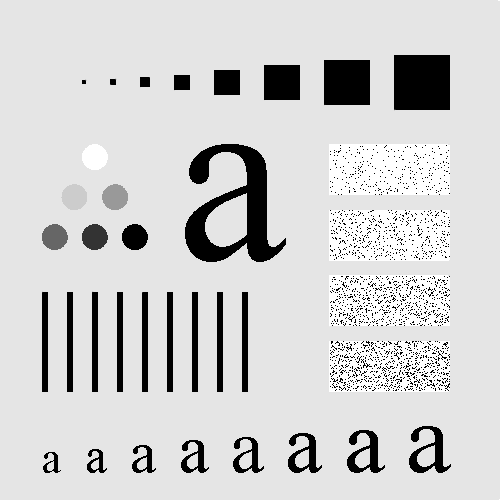
#> input picture Question 4/pattern.tif, 500 x 500 px
$ jupyter execute 4C.ipynb
#> lines starting #> are read from the running program, lines starting #| are printed output that depends on the picture
#> further down, original_image is the input picture: shape (500, 500); min 0, max 255, mean 207.4
# Question 4C
Take grayscale image of size $512\times512$, add some Gaussian noise and Perform edge detection of given the noise and clean image using ideal and Gaussian high pass filters in frequency domain.

[cell 1]
import numpy as np
import matplotlib.pyplot as plt
from PIL import Image

[cell 2]
def add_gaussian_noise(image, mean=0, std=1):
#> called with mean = 0, std = 125
    noise = np.random.normal(mean, std, image.shape)
    noisy_image = image+noise
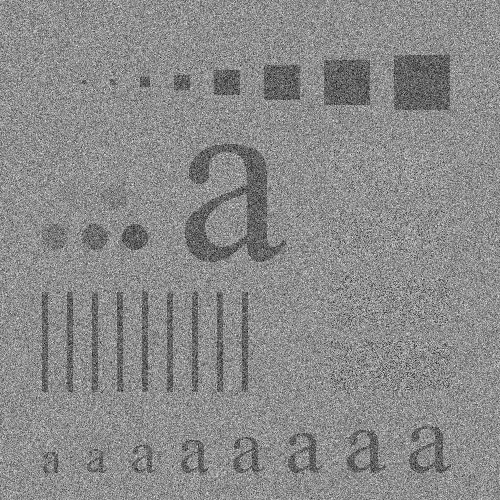
#> noisy_image: shape (500, 500) float64; min -491.2, max 790.7, mean 207.6; drawn with min black and max white
    noisy_image = np.clip(noisy_image, 0, 255)
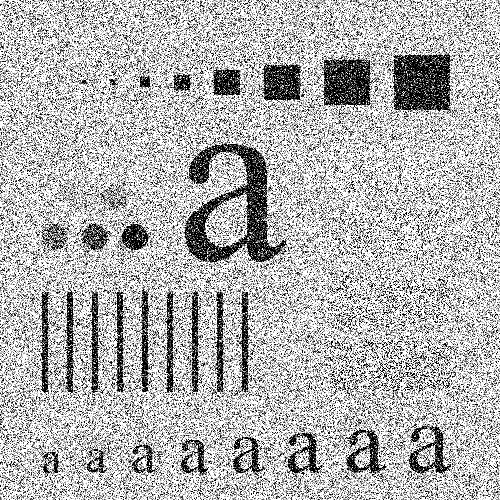
#> noisy_image: shape (500, 500) float64; min 0, max 255, mean 179
    return noisy_image.astype(np.uint8)

### Gaussian High Pass Filter
If $D_0$ is the *cutoff frequency*, $H(u,v)$ is the output pixel of frequency domain image, $D(u,v)$ is the distance betwwen a point $(u,v)$ in the frequency domain and the center of the frequency rectangle, $P$ is the height and $Q$ is the width, then
$$H(u,v) = 1-e^{-D^2(u,v)/2{D_0}^2}$$

Where,
$$D(u,v) = \sqrt{[(u-P/2)^2 + (v-Q/2)^2]}$$

[cell 3]
def gaussian_high_pass_filter(image , cutt_off_frequecny):
#> called with cutt_off_frequecny = 30
    height, width = image.shape
#> height = 500; width = 500
    my_filter  = np.zeros(image.shape, dtype=np.float32)

    frequncy_domain_image = np.fft.fft2(image)
    frequncy_domain_image = np.fft.fftshift(frequncy_domain_image)
    d0 = cutt_off_frequecny


    for i in range(height):
        for j in range(width):
            d = np.sqrt((i-height/2)**2 + (j-width/2)**2)
            my_filter[i, j] = 1 - np.exp(-d**2/(2*d0**2))
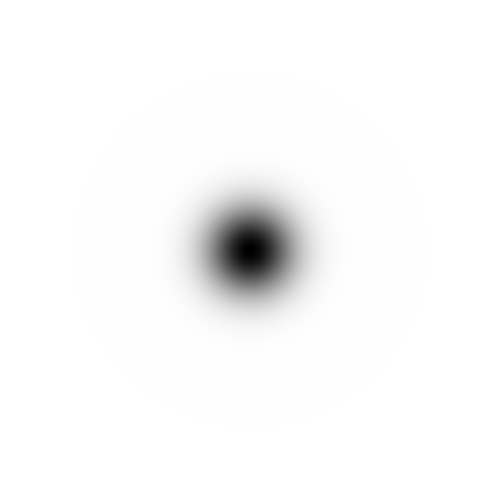
#> my_filter: shape (500, 500) float32; min 0, max 1, mean 0.977

    filtered_image = frequncy_domain_image * my_filter

    filtered_image = np.fft.fftshift(filtered_image)
    filtered_image = np.abs(np.fft.ifft2(filtered_image))
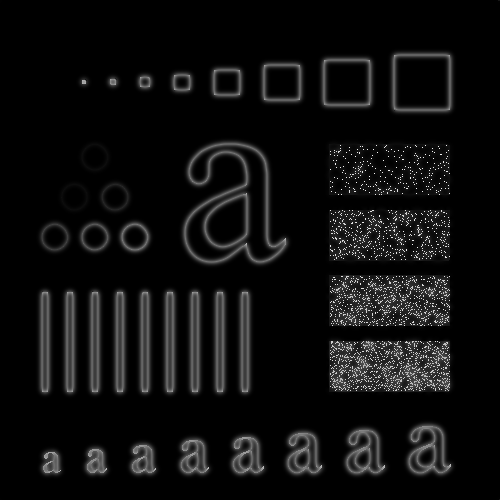
#> filtered_image: shape (500, 500) float64; min 8.63e-13, max 248.6, mean 14.7

    return filtered_image

### Butterworth High-pass Filter
If $D_0$ is the *cutoff frequency*, $n$ is the order, $H(u,v)$ is the output pixel of frequency domain image, $D(u,v)$ is the distance betwwen a point $(u,v)$ in the frequency domain and the center of the frequency rectangle, $P$ is the height and $Q$ is the width, then
$$H(u,v) = \frac{1}{1+[D_0/D(u,v)]^{2n}}$$

Where,
$$D(u,v) = [(u-P/2)^2 + (v-Q/2)^2]^{\frac{1}{2}}$$

[cell 4]
def butterworth_high_pass_filter(image, order, cut_off_frequency):
#> called with order = 2, cut_off_frequency = 60
    height, width = image.shape
#> height = 500; width = 500
    my_filter  = np.zeros(image.shape, dtype=np.float32)

    frequncy_domain_image = np.fft.fft2(image)
    frequncy_domain_image = np.fft.fftshift(frequncy_domain_image)
    n = order
    d0 = cut_off_frequency


    for i in range(height):
        for j in range(width):
            d = np.sqrt((i-height/2)**2 + (j-width/2)**2)
            my_filter[i, j] = 1/(1+(d0/d)**(2*n))
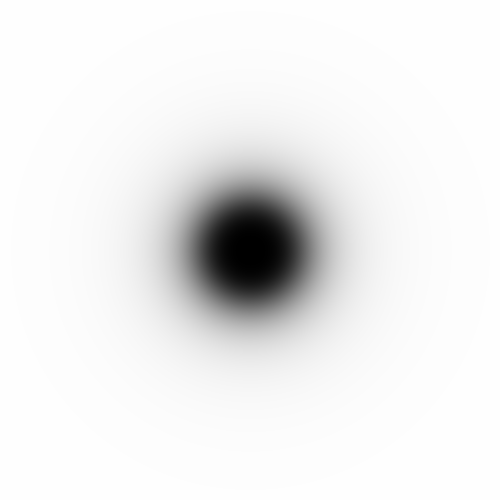
#> my_filter: shape (500, 500) float32; min 0, max 0.999, mean 0.931

    filteredImage = frequncy_domain_image * my_filter
    filteredImage = np.fft.fftshift(filteredImage)
    filteredImage = np.abs(np.fft.ifft2(filteredImage))
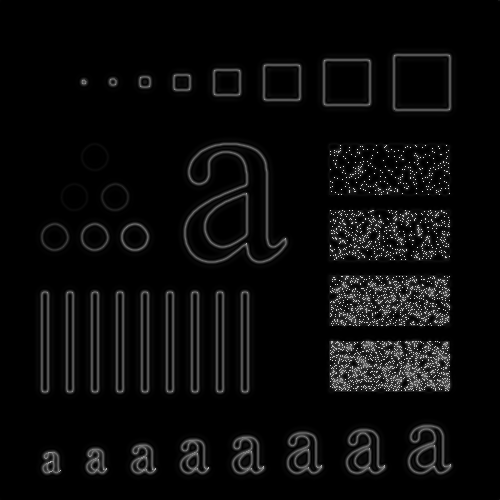
#> filteredImage: shape (500, 500) float64; min 1.44e-10, max 239.6, mean 10.8

    return filteredImage

[cell 5]
# opening image
original_image = plt.imread('pattern.tif').copy()
gaussian_noisy_image = add_gaussian_noise(original_image, mean=0, std=125)
plt.imshow(original_image, cmap='gray')
plt.show()

plt.imshow(gaussian_noisy_image, cmap='gray')
plt.show()
